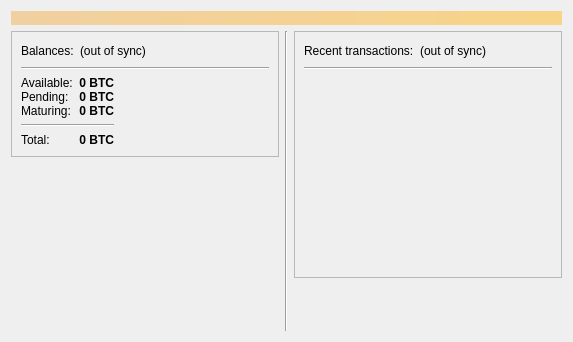
<?xml version="1.0" encoding="UTF-8"?>
<ui version="4.0">
 <class>OverviewPage</class>
 <widget class="QWidget" name="OverviewPage">
  <property name="geometry">
   <rect>
    <x>0</x>
    <y>0</y>
    <width>573</width>
    <height>342</height>
   </rect>
  </property>
  <property name="windowTitle">
   <string>Form</string>
  </property>
  <layout class="QVBoxLayout" name="topLayout">
   <item>
    <widget class="QLabel" name="labelAlerts">
     <property name="visible">
      <bool>false</bool>
     </property>
     <property name="styleSheet">
      <string notr="true">background-color: qlineargradient(x1: 0, y1: 0, x2: 1, y2: 0, stop:0 #F0D0A0, stop:1 #F8D488); color:#000000;</string>
     </property>
     <property name="wordWrap">
      <bool>true</bool>
     </property>
     <property name="margin">
      <number>3</number>
     </property>
    </widget>
   </item>
   <item>
    <layout class="QHBoxLayout" name="horizontalLayout" stretch="1,0,1">
     <item>
      <layout class="QVBoxLayout" name="verticalLayout_2">
       <item>
        <widget class="QFrame" name="frameOverview">
         <property name="frameShape">
          <enum>QFrame::StyledPanel</enum>
         </property>
         <property name="frameShadow">
          <enum>QFrame::Raised</enum>
         </property>
         <layout class="QVBoxLayout" name="verticalLayout_4">
          <item>
           <layout class="QHBoxLayout" name="horizontalLayout_4">
            <item>
             <widget class="QLabel" name="labelWallet">
              <property name="text">
               <string>Balances:</string>
              </property>
             </widget>
            </item>
            <item>
             <widget class="QLabel" name="labelWalletStatus">
              <property name="toolTip">
               <string>The displayed information may be out of date. Your wallet automatically synchronizes with the QQcoin network after a connection is established, but this process has not completed yet.</string>
              </property>
              <property name="text">
               <string notr="true">(out of sync)</string>
              </property>
              <property name="alignment">
               <set>Qt::AlignLeading|Qt::AlignLeft|Qt::AlignVCenter</set>
              </property>
             </widget>
            </item>
            <item>
             <spacer name="horizontalSpacer_2">
              <property name="orientation">
               <enum>Qt::Horizontal</enum>
              </property>
              <property name="sizeHint" stdset="0">
               <size>
                <width>40</width>
                <height>20</height>
               </size>
              </property>
             </spacer>
            </item>
           </layout>
          </item>
          <item>
           <widget class="Line" name="line">
            <property name="orientation">
             <enum>Qt::Horizontal</enum>
            </property>
           </widget>
          </item>
          <item>
           <layout class="QHBoxLayout" name="horizontalLayout_3">
            <item>
             <layout class="QHBoxLayout" name="horizontalLayout_5">
              <item>
               <layout class="QVBoxLayout" name="verticalLayout_5">
                <item>
                 <layout class="QFormLayout" name="formLayout_2">
                  <property name="verticalSpacing">
                   <number>0</number>
                  </property>
                  <item row="0" column="0">
                   <widget class="QLabel" name="labelBalanceText">
                    <property name="text">
                     <string>Available:</string>
                    </property>
                   </widget>
                  </item>
                  <item row="0" column="1">
                   <widget class="QLabel" name="labelBalance">
                    <property name="font">
                     <font>
                      <weight>75</weight>
                      <bold>true</bold>
                     </font>
                    </property>
                    <property name="cursor">
                     <cursorShape>IBeamCursor</cursorShape>
                    </property>
                    <property name="toolTip">
                     <string>Your current balance</string>
                    </property>
                    <property name="text">
                     <string notr="true">0 BTC</string>
                    </property>
                    <property name="alignment">
                     <set>Qt::AlignRight|Qt::AlignTrailing|Qt::AlignVCenter</set>
                    </property>
                    <property name="textInteractionFlags">
                     <set>Qt::LinksAccessibleByMouse|Qt::TextSelectableByKeyboard|Qt::TextSelectableByMouse</set>
                    </property>
                   </widget>
                  </item>
                  <item row="1" column="0">
                   <widget class="QLabel" name="labelUnconfirmedText">
                    <property name="text">
                     <string>Pending:</string>
                    </property>
                   </widget>
                  </item>
                  <item row="1" column="1">
                   <widget class="QLabel" name="labelUnconfirmed">
                    <property name="font">
                     <font>
                      <weight>75</weight>
                      <bold>true</bold>
                     </font>
                    </property>
                    <property name="cursor">
                     <cursorShape>IBeamCursor</cursorShape>
                    </property>
                    <property name="toolTip">
                     <string>Total of transactions that have yet to be confirmed, and do not yet count toward the current balance</string>
                    </property>
                    <property name="text">
                     <string notr="true">0 BTC</string>
                    </property>
                    <property name="alignment">
                     <set>Qt::AlignRight|Qt::AlignTrailing|Qt::AlignVCenter</set>
                    </property>
                    <property name="textInteractionFlags">
                     <set>Qt::LinksAccessibleByMouse|Qt::TextSelectableByKeyboard|Qt::TextSelectableByMouse</set>
                    </property>
                   </widget>
                  </item>
                  <item row="2" column="0">
                   <widget class="QLabel" name="labelImmatureText">
                    <property name="text">
                     <string>Maturing:</string>
                    </property>
                   </widget>
                  </item>
                  <item row="2" column="1">
                   <widget class="QLabel" name="labelImmature">
                    <property name="font">
                     <font>
                      <weight>75</weight>
                      <bold>true</bold>
                     </font>
                    </property>
                    <property name="toolTip">
                     <string>Total of newly minted or mined coins that are too young to be spent</string>
                    </property>
                    <property name="text">
                     <string notr="true">0 BTC</string>
                    </property>
                    <property name="alignment">
                     <set>Qt::AlignRight|Qt::AlignTrailing|Qt::AlignVCenter</set>
                    </property>
                    <property name="textInteractionFlags">
                     <set>Qt::LinksAccessibleByMouse|Qt::TextSelectableByKeyboard|Qt::TextSelectableByMouse</set>
                    </property>
                   </widget>
                  </item>
                 </layout>
                </item>
                <item>
                 <widget class="Line" name="line_5">
                  <property name="orientation">
                   <enum>Qt::Horizontal</enum>
                  </property>
                 </widget>
                </item>
                <item>
                  <layout class="QFormLayout" name="formLayoutTotal">
                    <item row="0" column="0">
                     <widget class="QLabel" name="labelTotalText">
                      <property name="text">
                       <string>Total:</string>
                      </property>
                     </widget>
                    </item>
                    <item row="0" column="1">
                     <widget class="QLabel" name="labelTotal">
                      <property name="font">
                       <font>
                        <weight>75</weight>
                        <bold>true</bold>
                       </font>
                      </property>
                      <property name="toolTip">
                       <string>Total amount in your wallet</string>
                      </property>
                      <property name="text">
                       <string notr="true">0 BTC</string>
                      </property>
                      <property name="alignment">
                       <set>Qt::AlignRight|Qt::AlignTrailing|Qt::AlignVCenter</set>
                      </property>
                      <property name="textInteractionFlags">
                       <set>Qt::LinksAccessibleByMouse|Qt::TextSelectableByKeyboard|Qt::TextSelectableByMouse</set>
                      </property>
                     </widget>
                    </item>
                  </layout>
                </item>
               </layout>
              </item>
              <item>
               <spacer name="horizontalSpacer_3">
                <property name="orientation">
                 <enum>Qt::Horizontal</enum>
                </property>
                <property name="sizeHint" stdset="0">
                 <size>
                  <width>40</width>
                  <height>20</height>
                 </size>
                </property>
               </spacer>
              </item>
             </layout>
            </item>
           </layout>
          </item>
         </layout>
        </widget>
       </item>
       <item>
        <spacer name="verticalSpacer">
         <property name="orientation">
          <enum>Qt::Vertical</enum>
         </property>
         <property name="sizeHint" stdset="0">
          <size>
           <width>20</width>
           <height>40</height>
          </size>
         </property>
        </spacer>
       </item>
      </layout>
     </item>
     <item>
      <widget class="Line" name="line_2">
       <property name="orientation">
        <enum>Qt::Vertical</enum>
       </property>
      </widget>
     </item>
     <item>
      <layout class="QVBoxLayout" name="verticalLayout_3">
       <item>
        <widget class="QFrame" name="frame_2">
         <property name="frameShape">
          <enum>QFrame::StyledPanel</enum>
         </property>
         <property name="frameShadow">
          <enum>QFrame::Raised</enum>
         </property>
         <layout class="QVBoxLayout" name="verticalLayout">
          <item>
           <layout class="QHBoxLayout" name="horizontalLayout_2">
            <item>
             <widget class="QLabel" name="labelTransactions">
              <property name="text">
               <string>Recent transactions:</string>
              </property>
             </widget>
            </item>
            <item>
             <widget class="QLabel" name="labelTransactionsStatus">
              <property name="toolTip">
               <string>The displayed information may be out of date. Your wallet automatically synchronizes with the QQcoin network after a connection is established, but this process has not completed yet.</string>
              </property>
              <property name="text">
               <string notr="true">(out of sync)</string>
              </property>
              <property name="alignment">
               <set>Qt::AlignRight|Qt::AlignTrailing|Qt::AlignVCenter</set>
              </property>
             </widget>
            </item>
            <item>
             <spacer name="horizontalSpacer">
              <property name="orientation">
               <enum>Qt::Horizontal</enum>
              </property>
              <property name="sizeHint" stdset="0">
               <size>
                <width>40</width>
                <height>20</height>
               </size>
              </property>
             </spacer>
            </item>
           </layout>
          </item>
          <item>
           <widget class="Line" name="line_3">
            <property name="orientation">
             <enum>Qt::Horizontal</enum>
            </property>
           </widget>
          </item>
          <item>
           <widget class="QListView" name="listTransactions">
            <property name="styleSheet">
             <string notr="true">QListView { background: transparent; }</string>
            </property>
            <property name="frameShape">
             <enum>QFrame::NoFrame</enum>
            </property>
            <property name="verticalScrollBarPolicy">
             <enum>Qt::ScrollBarAlwaysOff</enum>
            </property>
            <property name="horizontalScrollBarPolicy">
             <enum>Qt::ScrollBarAlwaysOff</enum>
            </property>
            <property name="selectionMode">
             <enum>QAbstractItemView::NoSelection</enum>
            </property>
           </widget>
          </item>
         </layout>
        </widget>
       </item>
       <item>
        <spacer name="verticalSpacer_2">
         <property name="orientation">
          <enum>Qt::Vertical</enum>
         </property>
         <property name="sizeHint" stdset="0">
          <size>
           <width>20</width>
           <height>40</height>
          </size>
         </property>
        </spacer>
       </item>
      </layout>
     </item>
    </layout>
   </item>
  </layout>
 </widget>
 <resources/>
 <connections/>
</ui>
